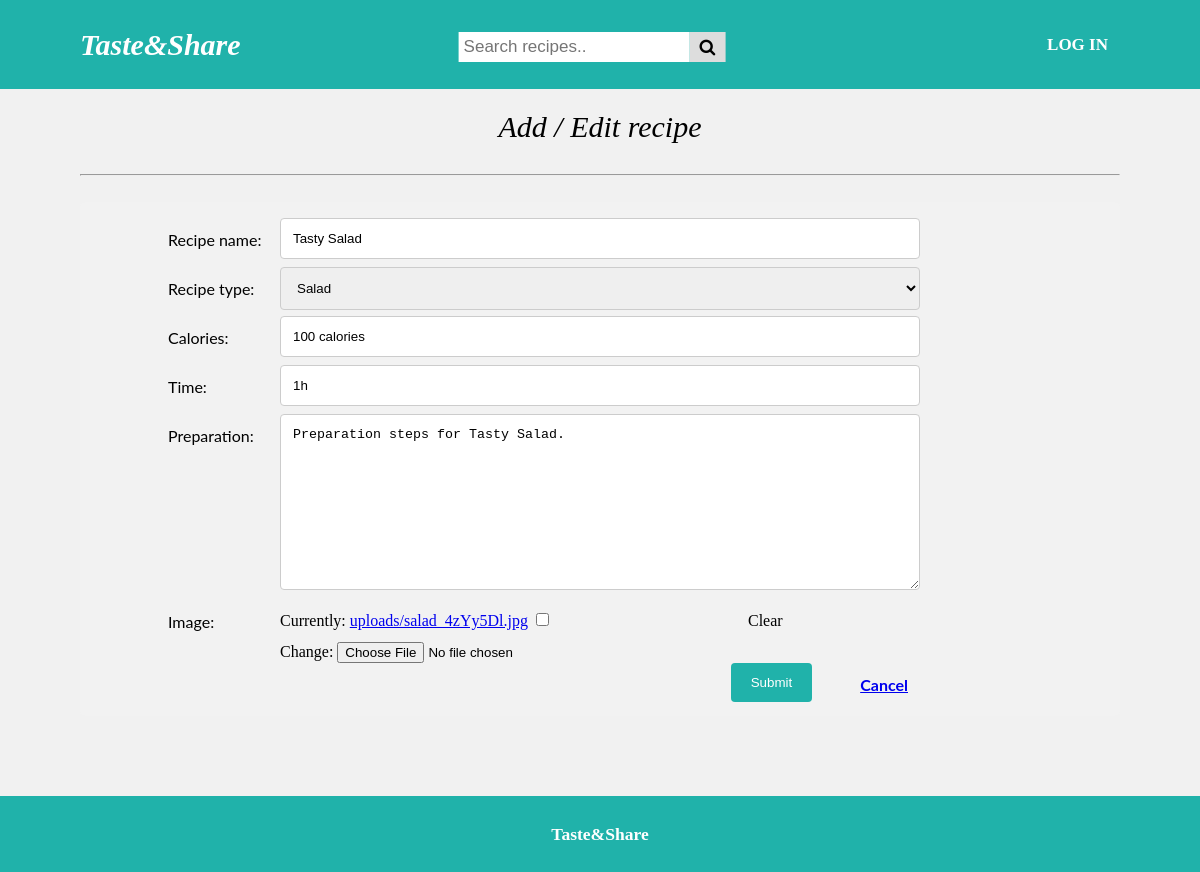
Page /edit-recipe/10 on the earlier database version.
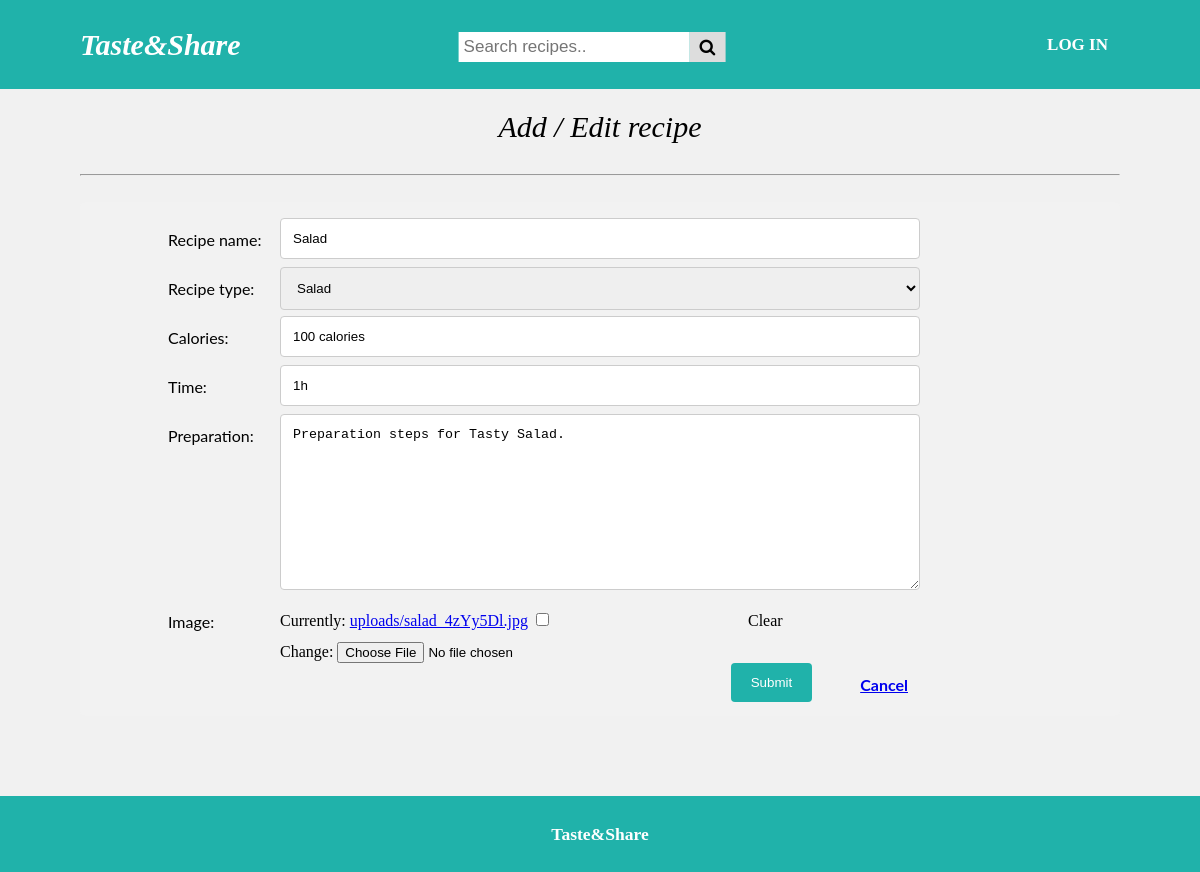
Same page on the later database version.
### tasteandshare/models.py (models this page shows, shortened)
class Recipe(models.Model):
    RECIPE_TYPES = [('sl', "Salad"), ('sp', "Soup"), ('hd', "Hot dish"), ('ds', "Dessert"), ('ps', "Pasta"), ('pz', "Pizza")]
    recipe_name = models.CharField(max_length=100, unique=True, verbose_name="Recipe name")
    recipe_type = models.CharField(choices=RECIPE_TYPES, max_length=10, verbose_name="Recipe type")
    calories = models.CharField(max_length=30, verbose_name="Calories")
    time = models.CharField(max_length=4, verbose_name="Time")
    preparation = models.TextField()
    image = models.ImageField(upload_to='uploads', blank=True)
    issued = models.DateField()
    author = models.ForeignKey('Author', on_delete=models.CASCADE)

### tasteandshare/views.py (the view)
# urls.py: path('edit-recipe/<int:id>', tasteandshare_views.edit_recipe, name="edit-recipe"),
def edit_recipe(request, id):
    try:
        recipe = Recipe.objects.get(id=id)
        form = RecipeForm(instance=recipe)
        if request.method == "POST":
            form = RecipeForm(request.POST, instance=recipe)
            if form.is_valid():
                form.save()
                return redirect('recipe', recipe.id)
        context = { 'form': form }
        return render(request, 'add_edit_recipe.html', context)
    except Recipe.DoesNotExist:
        return HttpResponseNotFound("<h2>Recipe not found</h2>")

### tasteandshare/forms.py (shortened to what this page needs)
class RecipeForm(forms.ModelForm):
    class Meta:
        model = Recipe
        fields = [
        'recipe_name',
        'recipe_type',
        'calories',
        'time',
        'preparation',
        'image']
        widgets = {
            'recipe_name': forms.TextInput(attrs={'type':'text2', 'label':'Recipe Name'}),
            'calories': forms.TextInput(attrs={'type':'text2'}),
            'time': forms.TextInput(attrs={'type':'text2'}),
            'preparation': forms.Textarea()
        }

### tasteandshare/templates/add_edit_recipe.html (shortened to what this page needs)
{% extends 'base.html' %}
{% block content %}
    <div class="main">
        <p class="center"><i>Add / Edit recipe</i></p>
        <hr><br>
        <div class="container">
            <form method="POST" enctype="multipart/form-data">
                {% for f in form %}
                    <div class="row2">
                        <div class="col-25">
                            <label for="{{ f.id_for_label }}">{{ f.label }}: </label>
                        </div>
                        <div class="col-75">
                            {{ f }}
                        </div>
                    </div>
                {% endfor %}
                <a class="btn_cancel2" href="{% url 'recipes' %}"><b>Cancel</b></a>
                    <div class="row2">
                        <input type="submit" value="Submit">
                    </div>
            </form>
        </div>
    </div>
{% endblock %}

Differences in the rows shown:
changed Recipe "Salad": recipe_name "Tasty Salad" → "Salad"
